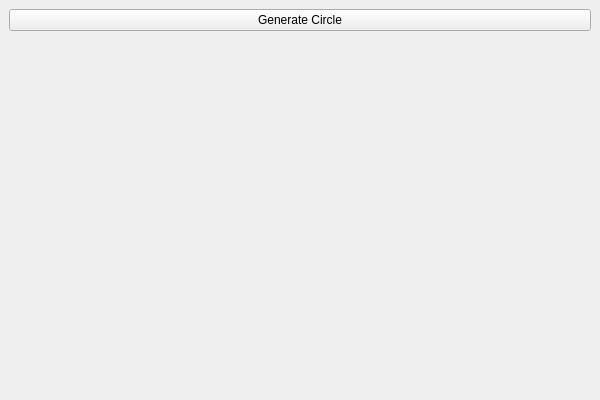
<?xml version="1.0" encoding="UTF-8"?>
<ui version="4.0">
 <class>MainWindow</class>
 <widget class="QMainWindow" name="MainWindow">
  <property name="geometry">
   <rect>
    <x>0</x>
    <y>0</y>
    <width>600</width>
    <height>400</height>
   </rect>
  </property>
  <property name="windowTitle">
   <string>Random Circles</string>
  </property>
  <widget class="QWidget" name="centralwidget">
   <layout class="QVBoxLayout" name="verticalLayout">
    <item>
     <widget class="QPushButton" name="generateButton">
      <property name="text">
       <string>Generate Circle</string>
      </property>
     </widget>
    </item>
    <item>
     <widget class="QWidget" name="canvasWidget" native="true"/>
    </item>
   </layout>
  </widget>
 </widget>
 <resources/>
 <connections/>
</ui>
